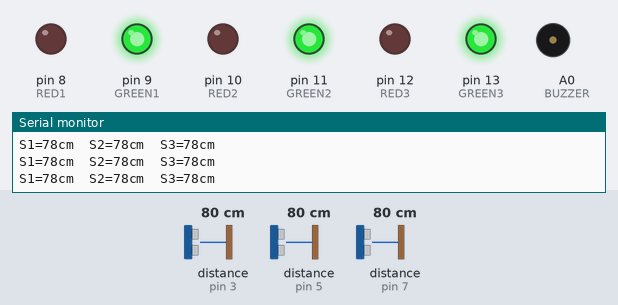
Simulated run of this sketch. Board: Arduino Uno, built with avr-gcc and run on an emulated ATmega328P. Shown: output pins drawn as LEDs (lit = HIGH), buzzer (waves = sounding), the last lines printed to the serial monitor. Wiring (inferred from the names in the program): 3 × ultrasonic range finder: trigger pin 2, echo pin 3 / trigger pin 4, echo pin 5 / trigger pin 6, echo pin 7. The inputs (shaded band) are chosen by the test bench; at power-on: distance to the obstacle (sensors on pin 3, pin 5, pin 7) 80 cm. The echo pulse lasts 58.3 µs per cm; pins used as bus, display or sensor lines are not drawn.

Above: at 1.2 s.
1.3 s: distance to the obstacle (sensor on pin 3) set to 12 cm
2.8 s: distance to the obstacle (sensor on pin 3) set to 9 cm
At 3.8 s:
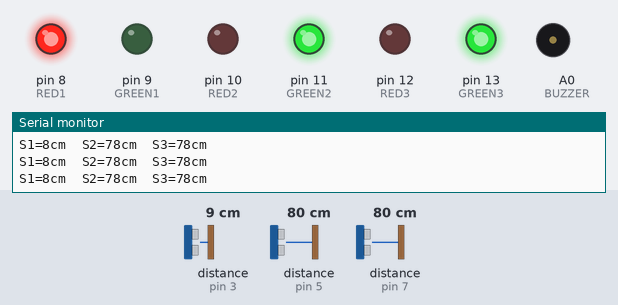
4.4 s: distance to the obstacle (sensor on pin 5) set to 12 cm
5.9 s: distance to the obstacle (sensor on pin 5) set to 9 cm
At 7.2 s:
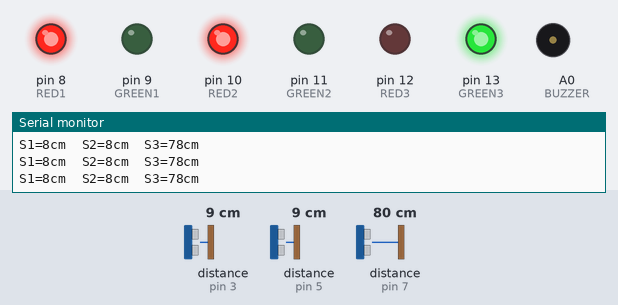
7.5 s: distance to the obstacle (sensor on pin 7) set to 12 cm
9.0 s: distance to the obstacle (sensor on pin 7) set to 9 cm
At 10.2 s:
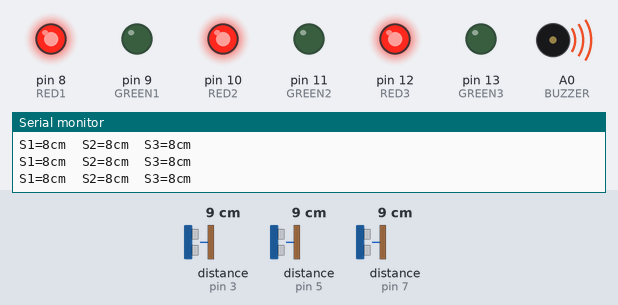
Timing chart, 0 to 11.5 s (numbered marks = the images above; inputs shaded):
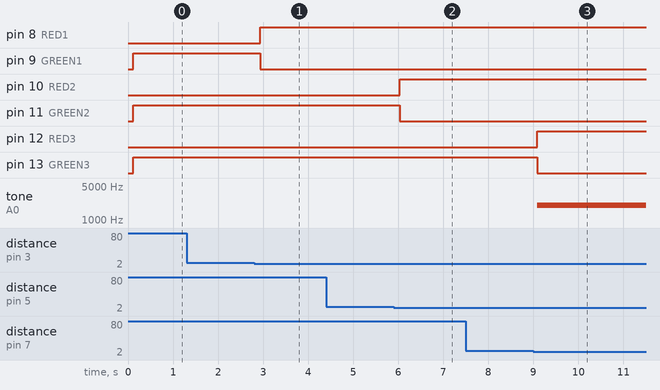

Measured:
- the behaviour switches between 11 and 10 cm on distance to the obstacle (sensor on pin 3) (found by bisection; images 0 and 1)
- the behaviour switches between 11 and 10 cm on distance to the obstacle (sensor on pin 5) (found by bisection; images 1 and 2)
- the behaviour switches between 11 and 10 cm on distance to the obstacle (sensor on pin 7) (found by bisection; images 2 and 3)
- after the input at 2.8 s, pin 8 (RED1): LOW → HIGH after 0.14 s; pin 9 (GREEN1): HIGH → LOW after 0.14 s
- after the input at 5.9 s, pin 10 (RED2): LOW → HIGH after 0.14 s; pin 11 (GREEN2): HIGH → LOW after 0.14 s
- after the input at 9.0 s, pin 12 (RED3): LOW → HIGH after 0.09 s; pin 13 (GREEN3): HIGH → LOW after 0.09 s; tone on A0 (BUZZER): silent → 2000 Hz after 0.09 s

The sketch:

smartparking.ino
```cpp
#define TRIG1 2
#define ECHO1 3

#define TRIG2 4
#define ECHO2 5

#define TRIG3 6
#define ECHO3 7

#define RED1 8
#define GREEN1 9

#define RED2 10
#define GREEN2 11

#define RED3 12
#define GREEN3 13

#define BUZZER A0

const int threshold = 10;

long getDistance(int trigPin, int echoPin)
{
  digitalWrite(trigPin, LOW);
  delayMicroseconds(2);

  digitalWrite(trigPin, HIGH);
  delayMicroseconds(10);

  digitalWrite(trigPin, LOW);

  long duration = pulseIn(echoPin, HIGH, 30000);

  if(duration == 0)
    return 999;

  return duration * 0.034 / 2;
}

void setup()
{
  pinMode(TRIG1, OUTPUT);
  pinMode(ECHO1, INPUT);

  pinMode(TRIG2, OUTPUT);
  pinMode(ECHO2, INPUT);

  pinMode(TRIG3, OUTPUT);
  pinMode(ECHO3, INPUT);

  pinMode(RED1, OUTPUT);
  pinMode(GREEN1, OUTPUT);

  pinMode(RED2, OUTPUT);
  pinMode(GREEN2, OUTPUT);

  pinMode(RED3, OUTPUT);
  pinMode(GREEN3, OUTPUT);

  pinMode(BUZZER, OUTPUT);

  Serial.begin(9600);
}

void loop()
{
  long d1 = getDistance(TRIG1, ECHO1);
  delay(50);

  long d2 = getDistance(TRIG2, ECHO2);
  delay(50);

  long d3 = getDistance(TRIG3, ECHO3);

  bool slot1Occupied = (d1 < threshold);
  bool slot2Occupied = (d2 < threshold);
  bool slot3Occupied = (d3 < threshold);

  // Slot 1 LEDs
  digitalWrite(RED1, slot1Occupied);
  digitalWrite(GREEN1, !slot1Occupied);

  // Slot 2 LEDs
  digitalWrite(RED2, slot2Occupied);
  digitalWrite(GREEN2, !slot2Occupied);

  // Slot 3 LEDs
  digitalWrite(RED3, slot3Occupied);
  digitalWrite(GREEN3, !slot3Occupied);

  // Buzzer only when all slots occupied
  if(slot1Occupied && slot2Occupied && slot3Occupied)
  {
    tone(BUZZER, 2000);
  }
  else
  {
    noTone(BUZZER);
  }

  Serial.print("S1=");
  Serial.print(d1);
  Serial.print("cm  ");

  Serial.print("S2=");
  Serial.print(d2);
  Serial.print("cm  ");

  Serial.print("S3=");
  Serial.print(d3);
  Serial.println("cm");

  delay(200);
}
```
